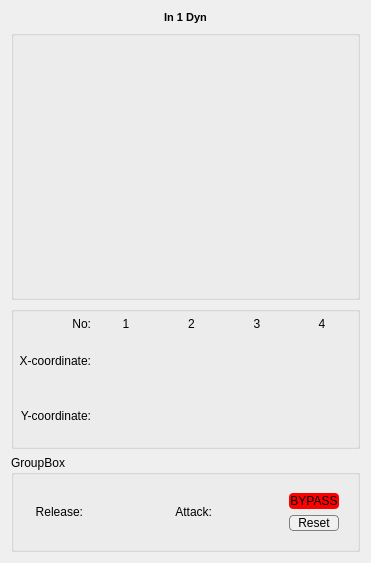
<?xml version="1.0" encoding="UTF-8"?>
<ui version="4.0">
 <class>Trn_DynWidget</class>
 <widget class="QWidget" name="Trn_DynWidget">
  <property name="geometry">
   <rect>
    <x>0</x>
    <y>0</y>
    <width>363</width>
    <height>530</height>
   </rect>
  </property>
  <property name="windowTitle">
   <string>Form</string>
  </property>
  <layout class="QVBoxLayout" name="verticalLayout">
   <item>
    <widget class="QLabel" name="Title">
     <property name="font">
      <font>
       <pointsize>8</pointsize>
       <weight>75</weight>
       <bold>true</bold>
      </font>
     </property>
     <property name="text">
      <string>In 1 Dyn</string>
     </property>
     <property name="alignment">
      <set>Qt::AlignCenter</set>
     </property>
    </widget>
   </item>
   <item>
    <widget class="QGroupBox" name="groupBox_2">
     <property name="title">
      <string/>
     </property>
     <layout class="QVBoxLayout" name="verticalLayout_3">
      <property name="spacing">
       <number>5</number>
      </property>
      <property name="leftMargin">
       <number>5</number>
      </property>
      <property name="topMargin">
       <number>5</number>
      </property>
      <property name="rightMargin">
       <number>5</number>
      </property>
      <property name="bottomMargin">
       <number>5</number>
      </property>
      <item>
       <widget class="DynWidget" name="dynControl" native="true">
        <property name="minimumSize">
         <size>
          <width>333</width>
          <height>251</height>
         </size>
        </property>
        <property name="maximumSize">
         <size>
          <width>333</width>
          <height>251</height>
         </size>
        </property>
       </widget>
      </item>
     </layout>
    </widget>
   </item>
   <item>
    <widget class="QGroupBox" name="groupBox">
     <property name="title">
      <string/>
     </property>
     <layout class="QGridLayout" name="gridLayout_2">
      <property name="leftMargin">
       <number>5</number>
      </property>
      <property name="topMargin">
       <number>5</number>
      </property>
      <property name="rightMargin">
       <number>5</number>
      </property>
      <property name="bottomMargin">
       <number>5</number>
      </property>
      <property name="spacing">
       <number>5</number>
      </property>
      <item row="2" column="2">
       <widget class="ConfigGainWidget" name="x2_label" native="true">
        <property name="minimumSize">
         <size>
          <width>50</width>
          <height>50</height>
         </size>
        </property>
        <property name="MinValue" stdset="0">
         <double>-80.000000000000000</double>
        </property>
        <property name="MaxValue" stdset="0">
         <double>0.000000000000000</double>
        </property>
       </widget>
      </item>
      <item row="3" column="4">
       <widget class="ConfigGainWidget" name="y4_label" native="true">
        <property name="minimumSize">
         <size>
          <width>50</width>
          <height>50</height>
         </size>
        </property>
        <property name="MinValue" stdset="0">
         <double>-80.000000000000000</double>
        </property>
        <property name="MaxValue" stdset="0">
         <double>0.000000000000000</double>
        </property>
       </widget>
      </item>
      <item row="3" column="2">
       <widget class="ConfigGainWidget" name="y2_label" native="true">
        <property name="minimumSize">
         <size>
          <width>50</width>
          <height>50</height>
         </size>
        </property>
        <property name="MinValue" stdset="0">
         <double>-80.000000000000000</double>
        </property>
        <property name="MaxValue" stdset="0">
         <double>0.000000000000000</double>
        </property>
       </widget>
      </item>
      <item row="0" column="3">
       <widget class="QLabel" name="label_7">
        <property name="text">
         <string>3</string>
        </property>
        <property name="alignment">
         <set>Qt::AlignCenter</set>
        </property>
       </widget>
      </item>
      <item row="0" column="4">
       <widget class="QLabel" name="label_8">
        <property name="text">
         <string>4</string>
        </property>
        <property name="alignment">
         <set>Qt::AlignCenter</set>
        </property>
       </widget>
      </item>
      <item row="0" column="1">
       <widget class="QLabel" name="label_5">
        <property name="text">
         <string>1</string>
        </property>
        <property name="alignment">
         <set>Qt::AlignCenter</set>
        </property>
       </widget>
      </item>
      <item row="2" column="3">
       <widget class="ConfigGainWidget" name="x3_label" native="true">
        <property name="minimumSize">
         <size>
          <width>50</width>
          <height>50</height>
         </size>
        </property>
        <property name="MinValue" stdset="0">
         <double>-80.000000000000000</double>
        </property>
        <property name="MaxValue" stdset="0">
         <double>0.000000000000000</double>
        </property>
       </widget>
      </item>
      <item row="3" column="1">
       <widget class="ConfigGainWidget" name="y1_label" native="true">
        <property name="minimumSize">
         <size>
          <width>50</width>
          <height>50</height>
         </size>
        </property>
        <property name="MinValue" stdset="0">
         <double>-80.000000000000000</double>
        </property>
        <property name="MaxValue" stdset="0">
         <double>0.000000000000000</double>
        </property>
       </widget>
      </item>
      <item row="0" column="2">
       <widget class="QLabel" name="label_6">
        <property name="text">
         <string>2</string>
        </property>
        <property name="alignment">
         <set>Qt::AlignCenter</set>
        </property>
       </widget>
      </item>
      <item row="3" column="3">
       <widget class="ConfigGainWidget" name="y3_label" native="true">
        <property name="minimumSize">
         <size>
          <width>50</width>
          <height>50</height>
         </size>
        </property>
        <property name="MinValue" stdset="0">
         <double>-80.000000000000000</double>
        </property>
        <property name="MaxValue" stdset="0">
         <double>0.000000000000000</double>
        </property>
       </widget>
      </item>
      <item row="2" column="4">
       <widget class="ConfigGainWidget" name="x4_label" native="true">
        <property name="minimumSize">
         <size>
          <width>50</width>
          <height>50</height>
         </size>
        </property>
        <property name="MinValue" stdset="0">
         <double>-80.000000000000000</double>
        </property>
        <property name="MaxValue" stdset="0">
         <double>0.000000000000000</double>
        </property>
       </widget>
      </item>
      <item row="2" column="1">
       <widget class="ConfigGainWidget" name="x1_label" native="true">
        <property name="minimumSize">
         <size>
          <width>50</width>
          <height>50</height>
         </size>
        </property>
        <property name="MinValue" stdset="0">
         <double>-80.000000000000000</double>
        </property>
        <property name="MaxValue" stdset="0">
         <double>0.000000000000000</double>
        </property>
       </widget>
      </item>
      <item row="0" column="0">
       <widget class="QLabel" name="label_4">
        <property name="text">
         <string>No:</string>
        </property>
        <property name="alignment">
         <set>Qt::AlignRight|Qt::AlignTrailing|Qt::AlignVCenter</set>
        </property>
       </widget>
      </item>
      <item row="2" column="0">
       <widget class="QLabel" name="label_2">
        <property name="text">
         <string>X-coordinate:</string>
        </property>
        <property name="alignment">
         <set>Qt::AlignRight|Qt::AlignTrailing|Qt::AlignVCenter</set>
        </property>
       </widget>
      </item>
      <item row="3" column="0">
       <widget class="QLabel" name="label_3">
        <property name="text">
         <string>Y-coordinate:</string>
        </property>
        <property name="alignment">
         <set>Qt::AlignRight|Qt::AlignTrailing|Qt::AlignVCenter</set>
        </property>
       </widget>
      </item>
     </layout>
    </widget>
   </item>
   <item>
    <widget class="QGroupBox" name="groupBox_4">
     <property name="minimumSize">
      <size>
       <width>0</width>
       <height>0</height>
      </size>
     </property>
     <property name="title">
      <string>GroupBox</string>
     </property>
     <layout class="QHBoxLayout" name="horizontalLayout_2">
      <item>
       <widget class="QLabel" name="label">
        <property name="minimumSize">
         <size>
          <width>60</width>
          <height>0</height>
         </size>
        </property>
        <property name="maximumSize">
         <size>
          <width>110</width>
          <height>16777215</height>
         </size>
        </property>
        <property name="baseSize">
         <size>
          <width>1</width>
          <height>0</height>
         </size>
        </property>
        <property name="text">
         <string>Release:</string>
        </property>
        <property name="alignment">
         <set>Qt::AlignRight|Qt::AlignTrailing|Qt::AlignVCenter</set>
        </property>
       </widget>
      </item>
      <item>
       <widget class="ConfigGainWidget" name="atkBox" native="true">
        <property name="minimumSize">
         <size>
          <width>50</width>
          <height>50</height>
         </size>
        </property>
        <property name="MaxValue" stdset="0">
         <double>10000.000000000000000</double>
        </property>
        <property name="MinValue" stdset="0">
         <double>1.000000000000000</double>
        </property>
       </widget>
      </item>
      <item>
       <widget class="QLabel" name="atkLabel">
        <property name="minimumSize">
         <size>
          <width>60</width>
          <height>0</height>
         </size>
        </property>
        <property name="maximumSize">
         <size>
          <width>110</width>
          <height>16777215</height>
         </size>
        </property>
        <property name="baseSize">
         <size>
          <width>1</width>
          <height>0</height>
         </size>
        </property>
        <property name="text">
         <string>Attack:</string>
        </property>
        <property name="alignment">
         <set>Qt::AlignRight|Qt::AlignTrailing|Qt::AlignVCenter</set>
        </property>
       </widget>
      </item>
      <item>
       <widget class="ConfigGainWidget" name="rlsBox" native="true">
        <property name="minimumSize">
         <size>
          <width>50</width>
          <height>50</height>
         </size>
        </property>
        <property name="MaxValue" stdset="0">
         <double>10000.000000000000000</double>
        </property>
        <property name="MinValue" stdset="0">
         <double>500.000000000000000</double>
        </property>
       </widget>
      </item>
      <item>
       <widget class="QWidget" name="widget" native="true">
        <layout class="QVBoxLayout" name="verticalLayout_2">
         <item>
          <widget class="QPushButton" name="byPass">
           <property name="minimumSize">
            <size>
             <width>50</width>
             <height>16</height>
            </size>
           </property>
           <property name="maximumSize">
            <size>
             <width>16777215</width>
             <height>16777215</height>
            </size>
           </property>
           <property name="focusPolicy">
            <enum>Qt::NoFocus</enum>
           </property>
           <property name="styleSheet">
            <string notr="true">QPushButton:checked 
{
	background-color: rgb(0, 255, 0);
	border: 0px none #000000 ;
	border-radius: 4px;
}

QPushButton
{
	background-color: rgb(255, 0, 0);
	border: 0px none #000000 ;
	border-radius: 4px;
}</string>
           </property>
           <property name="text">
            <string>BYPASS</string>
           </property>
           <property name="checkable">
            <bool>true</bool>
           </property>
          </widget>
         </item>
         <item>
          <widget class="QPushButton" name="pushButton">
           <property name="minimumSize">
            <size>
             <width>50</width>
             <height>0</height>
            </size>
           </property>
           <property name="focusPolicy">
            <enum>Qt::NoFocus</enum>
           </property>
           <property name="styleSheet">
            <string notr="true">QPushButton
{
	background-color: rgb(240, 240, 240);
	border: 1px solid #808080 ;
	border-radius: 4px;
}</string>
           </property>
           <property name="text">
            <string>Reset</string>
           </property>
          </widget>
         </item>
        </layout>
       </widget>
      </item>
     </layout>
    </widget>
   </item>
  </layout>
 </widget>
 <customwidgets>
  <customwidget>
   <class>DynWidget</class>
   <extends>QWidget</extends>
   <header>customWidget/dynwidget.h</header>
   <container>1</container>
  </customwidget>
  <customwidget>
   <class>ConfigGainWidget</class>
   <extends>QWidget</extends>
   <header>customWidget/configgainwidget.h</header>
   <container>1</container>
  </customwidget>
 </customwidgets>
 <resources/>
 <connections/>
</ui>
